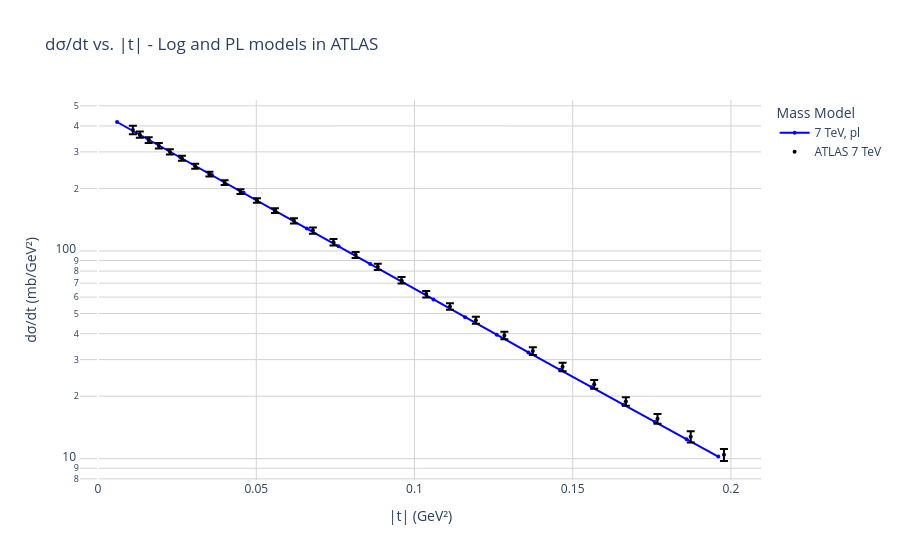

Notebook source saved alongside this figure:
### Code cell
# Calculates and plot dif sigma 
lst_amp_born_diff = []
def get_dif_sigma(epsilon, mg, a1, a2, mg_model):

    sqrt_s = 7000
    scale = 1  # caso único
    start_q2 = 0.006
    max_q2   = 0.204
    q2_step  = 0.001
    n_points = 10000

    # def integrand(y, x, mg, a1, a2, m2_func, q_val):
    #     k        = sqrt_s * x
    #     phi      = 2*np.pi*y
    #     jacobian = 2*np.pi*sqrt_s
    #     return k*(T_1(k,q_val,phi,mg,a1,a2,m2_func) -
    #               T_2(k,q_val,phi,mg,a1,a2,m2_func))*jacobian

    lst_q2 = []
    lst_dif_sigma = []

    q2 = start_q2
    while q2 <= max_q2:
        t = -q2
        integral_value = full_int(mg, a1, a2, mg_model, q2, sqrt_s)
        
        diff_T = integral_value


        s          = sqrt_s**2
        amp_value  = amp_calculation(diff_T, s, epsilon, t)
        lst_amp_born_diff.append(amp_value)
        dif_sigma  = differential_sigma(amp_value, s) * scale

        lst_q2.append(q2)
        lst_dif_sigma.append(dif_sigma)

        q2 += q2_step

    return {sqrt_s: (lst_q2, lst_dif_sigma)}

#for pl atlas
dif_sigma_pl_atlas = get_dif_sigma(
    minuit_born.values['eps'],
    minuit_born.values['mg'], 
    minuit_born.values['a1'],
    minuit_born.values['a2'],
    m2_pl
)

dif_sigma_pl_atlas_7_q2 = dif_sigma_pl_atlas[7000][0]
dif_sigma_pl_atlas_7_values = dif_sigma_pl_atlas[7000][1]


def add_differential_trace(fig, x, y, label, color='red', mg_model= 'log', legend=True, size = 4, width = 2):
    fig.add_trace(go.Scatter(
        x=x,
        y=y,
        mode='lines+markers',
        line=dict(color=color, width=width),
        marker=dict(size=size),
        name=f'{label}, {mg_model}',
        showlegend=legend,

    ))

def add_data_trace(fig, x, y, y_error, scale=1.0, color='black', size=4,
                           name=None, show_label=True, mode='markers'):
    fig.add_trace(go.Scatter(
        x=x,
        y=y * scale,
        mode=mode,
        marker=dict(color=color, size=size),
        error_y=dict(
            type='data',
            array=y_error * scale,
            visible=True
        ),
        name=name if show_label else None,
        showlegend=show_label
    ))

fig_atlas = go.Figure()


# for pl atlas
add_differential_trace(fig_atlas, dif_sigma_pl_atlas_7_q2, dif_sigma_pl_atlas_7_values,label='7 TeV', color='blue', mg_model='pl')

#-----------------------------------------------------------------------------------------------

#-----------------------------------------------------------------------------------------------

#data points
add_data_trace(fig_atlas, x_7_atlas, y_7_atlas, yerr_7_atlas, name='ATLAS 7 TeV', show_label=True, mode='markers')

# Atualiza layout
fig_atlas.update_layout(
    title='dσ/dt vs. |t| - Log and PL models in ATLAS',
    xaxis_title='|t| (GeV²)',
    yaxis_title='dσ/dt (mb/GeV²)',
    yaxis_type='log',
    legend_title='Mass Model',
    plot_bgcolor='white',
    hovermode='x unified'
)

fig_atlas.update_xaxes(gridcolor='lightgray')
fig_atlas.update_yaxes(gridcolor='lightgray')

# fig_atlas.show(renderer='browser')

### Figure 1 — Plotly figure (JSON) as saved in the notebook; plotly's stock layout.template omitted (floating-point values rounded to 4 significant figures)
{"data": [{"line": {"color": "blue", "width": 2}, "marker": {"size": 4}, "mode": "lines+markers", "name": "7 TeV, pl", "showlegend": true, "type": "scatter", "x": [0.006, 0.016, 0.026, 0.036, 0.046, 0.056, 0.066, 0.076, 0.086, 0.096, 0.106, 0.116, 0.126, 0.136, 0.146, 0.156, 0.166, 0.176, 0.186, 0.196], "y": [417.8, 343.6, 282.4, 232.0, 190.5, 156.3, 128.3, 105.3, 86.46, 71.01, 58.35, 47.98, 39.47, 32.5, 26.78, 22.08, 18.21, 15.03, 12.41, 10.24]}, {"error_y": {"array": [17.8, 12.7, 10.7, 9.8, 8.6, 7.8, 7.0, 6.2, 5.6, 5.0, 4.5, 4.1, 4.1, 4.3, 3.9, 3.2, 2.9, 2.6, 2.2, 2.0, 1.8, 1.6, 1.4, 1.3, 1.1, 0.91, 0.85, 0.8, 0.7], "type": "data", "visible": true}, "marker": {"color": "black", "size": 4}, "mode": "markers", "name": "ATLAS 7 TeV", "showlegend": true, "type": "scatter", "x": [0.011, 0.0132, 0.016, 0.0192, 0.0227, 0.0265, 0.0307, 0.0352, 0.04, 0.045, 0.0502, 0.0559, 0.0619, 0.0679, 0.0744, 0.0814, 0.0884, 0.0959, 0.1037, 0.1112, 0.1194, 0.1284, 0.1374, 0.1468, 0.1568, 0.1668, 0.1768, 0.1873, 0.1978], "y": [382.6, 363.2, 342.0, 320.9, 300.3, 279.4, 256.1, 234.3, 213.2, 193.3, 175.1, 156.5, 139.8, 125.5, 110.2, 95.8, 83.9, 72.4, 62.0, 54.1, 46.4, 39.2, 33.0, 27.7, 22.8, 18.88, 15.58, 12.77, 10.45]}], "layout": {"hovermode": "x unified", "legend": {"title": {"text": "Mass Model"}}, "plot_bgcolor": "white", "title": {"text": "dσ/dt vs. |t| - Log and PL models in ATLAS"}, "xaxis": {"gridcolor": "lightgray", "title": {"text": "|t| (GeV²)"}}, "yaxis": {"gridcolor": "lightgray", "title": {"text": "dσ/dt (mb/GeV²)"}, "type": "log"}}}
